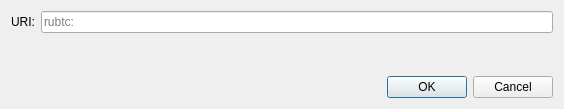
<?xml version="1.0" encoding="UTF-8"?>
<ui version="4.0">
 <class>OpenURIDialog</class>
 <widget class="QDialog" name="OpenURIDialog">
  <property name="geometry">
   <rect>
    <x>0</x>
    <y>0</y>
    <width>564</width>
    <height>109</height>
   </rect>
  </property>
  <property name="windowTitle">
   <string>Open URI</string>
  </property>
  <layout class="QVBoxLayout" name="verticalLayout">
   <item>
    <layout class="QHBoxLayout" name="horizontalLayout">
     <item>
      <widget class="QLabel" name="label">
       <property name="text">
        <string>URI:</string>
       </property>
      </widget>
     </item>
     <item>
      <widget class="QValidatedLineEdit" name="uriEdit">
       <property name="placeholderText">
        <string notr="true">rubtc:</string>
       </property>
      </widget>
     </item>
    </layout>
   </item>
   <item>
    <spacer name="verticalSpacer">
     <property name="orientation">
      <enum>Qt::Vertical</enum>
     </property>
     <property name="sizeHint" stdset="0">
      <size>
       <width>20</width>
       <height>40</height>
      </size>
     </property>
    </spacer>
   </item>
   <item>
    <widget class="QDialogButtonBox" name="buttonBox">
     <property name="orientation">
      <enum>Qt::Horizontal</enum>
     </property>
     <property name="standardButtons">
      <set>QDialogButtonBox::Cancel|QDialogButtonBox::Ok</set>
     </property>
    </widget>
   </item>
  </layout>
 </widget>
 <customwidgets>
  <customwidget>
   <class>QValidatedLineEdit</class>
   <extends>QLineEdit</extends>
   <header>qt/qvalidatedlineedit.h</header>
  </customwidget>
 </customwidgets>
 <resources/>
 <connections>
  <connection>
   <sender>buttonBox</sender>
   <signal>accepted()</signal>
   <receiver>OpenURIDialog</receiver>
   <slot>accept()</slot>
   <hints>
    <hint type="sourcelabel">
     <x>248</x>
     <y>254</y>
    </hint>
    <hint type="destinationlabel">
     <x>157</x>
     <y>274</y>
    </hint>
   </hints>
  </connection>
  <connection>
   <sender>buttonBox</sender>
   <signal>rejected()</signal>
   <receiver>OpenURIDialog</receiver>
   <slot>reject()</slot>
   <hints>
    <hint type="sourcelabel">
     <x>316</x>
     <y>260</y>
    </hint>
    <hint type="destinationlabel">
     <x>286</x>
     <y>274</y>
    </hint>
   </hints>
  </connection>
 </connections>
</ui>
